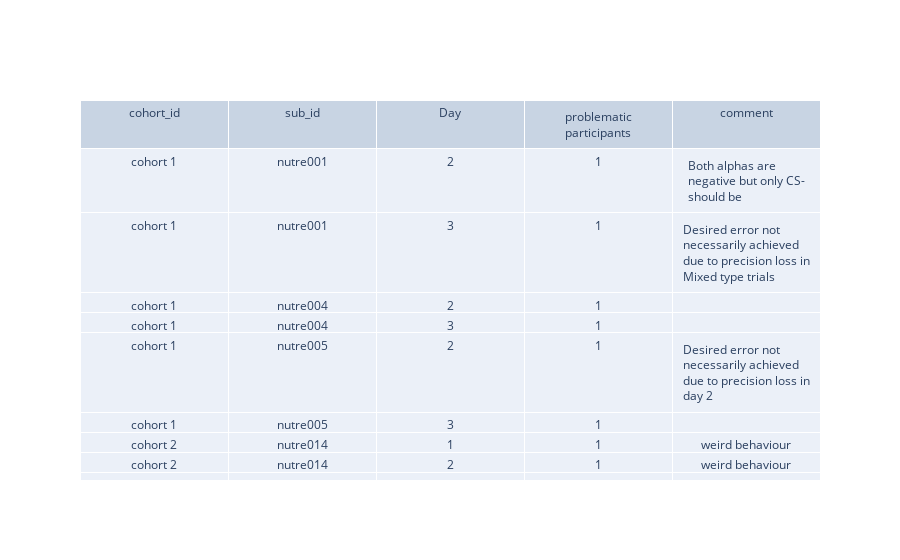

This figure's notebook cell:
### Code cell
import plotly.graph_objects as go

problem_or_comment_df = pars_df[problem_or_comment_mask][
    ['cohort_id','sub_id', 'Day','problematic participants', 'comment']
    ].drop_duplicates().set_index(['cohort_id','sub_id', 'Day'])

problem_or_comment_df.to_excel('D:/FV/Projects/NUTRECON/Results/Subject Level/parameter estimates/problem or comment.xlsx')

df_table = problem_or_comment_df.reset_index()
# df_table.loc[df_table['cohort_id'].duplicated(), 'cohort_id'] = ''
# df_table.loc[df_table['sub_id'].duplicated(), 'sub_id'] = ''
# df_table.loc[df_table['Day'].duplicated(), 'Day'] = ''

table = go.Table(
    header=dict(values=df_table.columns.tolist()),
    cells=dict(values=df_table.T.values)
    )

fig = go.Figure(data=table).update_layout()
fig.show()

### Figure 1 — Plotly figure (JSON) as saved in the notebook; plotly's stock layout.template omitted (floating-point values rounded to 4 significant figures)
{"data": [{"cells": {"values": [["cohort 1", "cohort 1", "cohort 1", "cohort 1", "cohort 1", "cohort 1", "cohort 2", "cohort 2", "cohort 2", "cohort 2", "cohort 2", "cohort 2", "cohort 2"], ["nutre001", "nutre001", "nutre004", "nutre004", "nutre005", "nutre005", "nutre014", "nutre014", "nutre014", "nutre017", "nutre017", "nutre017", "nutre019"], [2, 3, 2, 3, 2, 3, 1, 2, 3, 1, 2, 3, 1], [1, 1, 1, 1, 1, 1, 1, 1, 1, 1, 1, 1, 0], ["Both alphas are negative but only CS- should be", "Desired error not necessarily achieved due to precision loss in Mixed type trials", "", "", "Desired error not necessarily achieved due to precision loss in day 2", "", "weird behaviour", "weird behaviour", "weird behaviour", "rarely choses CS- lottery, negative alpha and negative sFactor", "negative sFactor", "rarelu choses CS- lottery, negative alpha and negative sFactor", "negative sFactor"]]}, "header": {"values": ["cohort_id", "sub_id", "Day", "problematic participants", "comment"]}, "type": "table"}], "layout": {}}
